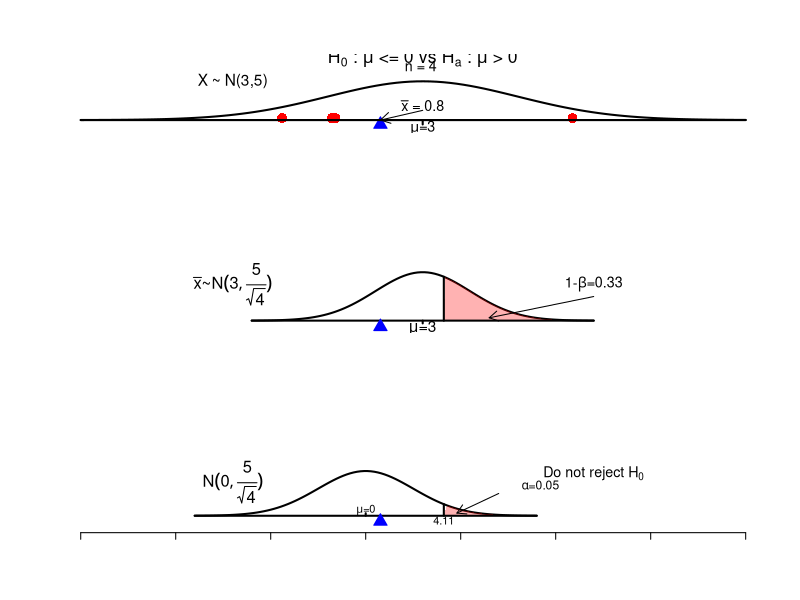

Write R code to recreate this figure. (Note: this script raises an error after producing the figure.)
#(1)#############################################################################
power_of_test1 = function(x_,mu_0 ,mu_1,n){
par(mfrow = c(3,1))
par(bg = "white", col.axis = "white", col.lab = "white",
    col.main = "white", col.sub = "white", xaxt = "n", yaxt = "n" , bty = "n")
sample = x_
sample_mean = round(sample, 1)

x = seq(-15, 20, length.out = 100)
y1 = dnorm(x, mu_1, 5)
plot(x, y1, type = "l", lwd = 2, xlim = c(-15, 20),ylim=c(-0.02,max(y1)+0.05))
stripchart(sample, add=TRUE,at=0.004,cex=2, pch=16,col="red")
stripchart(mean(sample), add=TRUE,at=-0.009,cex=2, pch=24,col="blue",bg="blue")
lines(x = c(-15, 20), y = c(0, 0), col = "black", lwd = 2)
arrows(3,0.02,mean(sample),0,length = 0.11)
segments(3, 0, 3, -0.009, lwd = 2)
text(3, -0.017, expression(mu * "=3"),cex=1.3)
text(-7, max(y1), "X ~ N(3,5)",cex=1.4)
text(3, 0.03, cex=1.3,substitute(paste(bar(x), " = ", mean),list(mean=round(mean(sample),1))))
text(3, max(y1)+0.047,expression(H[0]*" : "*mu*" <= "*0*" vs "*H[a]*" : "*mu*" > "*0*"\n"),cex=1.6)
text(3, max(y1)+0.032,expression("n = 4 "), cex=1.3)

x = seq(-6, 12, length.out = 100)
y2 = dnorm(x, 3, 5/sqrt(n))
alpha = qnorm(0.95, mean = 0, sd = 2.5)
plot(x, y2, type = "l", lwd = 2, xlim = c(-15, 20),ylim=c(-0.03,max(y2)+0.05))
polygon(c(alpha, x[x>=alpha], tail(x[x>=alpha], 1)), c(0, y2[x>=alpha], 0), col="#FF00004D", border=NA)
segments(alpha, 0, alpha,dnorm(alpha, 3, 5/sqrt(n)),col="black", lwd = 2)
lines(x = c(-6, 12), y = c(0, 0), col = "black", lwd = 2)
segments(3, 0, 3, -0.009, lwd = 2)
text(3, -0.026, expression(mu * "=3"),cex=1.4)
text(-7, max(y2)-0.039, expression(bar(x)*"~" *N(3,frac(5,sqrt(4)))),cex=1.5)
stripchart(mean(sample), add=TRUE,at=-0.02,cex=2, pch=24,col="blue",bg="blue")
arrows(12, max(y2)-0.08,6.5,max(y2)-0.15,length=0.1)
text(12, max(y2)-0.039, expression("1-"*beta*"="*0.33), cex=1.3)


x = seq(-9, 9, length.out = 100)
y2 = dnorm(x, mu_0, 5/sqrt(n))
plot(x, y2, type = "l", lwd = 2, xaxt="s", xlim = c(-15, 20), ylim = c(-0.05, max(y2) + 0.05))
polygon(c(alpha, x[x>=alpha], tail(x[x>=alpha], 1)), c(0, y2[x>=alpha], 0), col="#FF00004D", border=NA)
segments(alpha, 0, alpha,dnorm(alpha, 0, 5/sqrt(n)),col="black", lwd = 2)
lines(x = c(-9, 9), y = c(0, 0), col = "black", lwd = 2)
text(alpha, -0.015, round(alpha,2) ,cex=1)
axis(side = 1, at = seq(-15, 20, by = 5),label = seq(-15, 20, by = 5))
text(0, 0.02, expression(mu * "=0"),cex=1)
segments(0, 0, 0, 0.009, lwd = 2)
text(-7, max(y2)-0.039, expression(N(0,frac(5,sqrt(4)))),cex=1.5)
stripchart(mean(sample), add=TRUE,at=-0.02,cex=2, pch=24,col="blue",bg="blue")
arrows(7, max(y2)-0.08,4.8,max(y2)-0.15,length=0.1)
text(12, max(y2)-0.01, expression("Do not reject "*H[0]), cex=1.3)
text(9.2, max(y2)-0.05, expression(alpha*"=0.05"), cex=1.1)}

##(2)############################################################################
power_of_test2 = function(x_,mu_0 ,mu_1 ,n){par(mfrow = c(3,1))
par(bg = "white", col.axis = "white", col.lab = "white", col.main = "white", 
    col.sub = "white", xaxt = "n", yaxt = "n" , bty = "n")

sample = rnorm(n2, 3, 5)
sample_mean = round(sample, 1)

x = seq(-15, 20, length.out = 100)
y1 = dnorm(x, 3, 5)
plot(x, y1, type = "l", lwd = 2, xlim = c(-15, 20),ylim=c(-0.02,max(y1)+0.05))
stripchart(sample, add=TRUE, at=0.004, cex=2, pch=16, col="red")
stripchart(mean(sample), add=TRUE,at=-0.009,cex=2, pch=24,col="blue",bg="blue")
lines(x = c(-15, 20), y = c(0, 0), col = "black", lwd = 2)
arrows(3,0.02,mean(sample),0,length = 0.11)
segments(3, 0, 3, -0.009, lwd = 2)
text(3, -0.017, expression(mu * "=3"),cex=1.3)
text(-7, max(y1), "X ~ N(3,5)",cex=1.4)
text(3, 0.03, cex=1.3,substitute(paste(bar(x), " = ", mean),list(mean=round(mean(sample),1))))
text(3, max(y1)+0.047,expression(H[0]*" : "*mu*" <= "*0*" vs "*H[a]*" : "*mu*" > "*0*"\n"),cex=1.6)
text(3, max(y1)+0.032,expression("n = 9 "), cex=1.3)



x = seq(-6, 9, length.out = 100)
y2 = dnorm(x, 3, 5/sqrt(n2))
alpha = qnorm(0.95, mean = 0, sd =5/sqrt(n2))
plot(x, y2, type = "l", lwd = 2, xlim = c(-15, 20),ylim=c(-0.03,max(y2)+0.05))
polygon(c(alpha, x[x>=alpha], tail(x[x>=alpha], 1)), c(0, y2[x>=alpha], 0), col="#FF00004D", border=NA)
segments(alpha, 0, alpha,dnorm(alpha, 3, 5/sqrt(n2)),col="black", lwd = 2)
lines(x = c(-6, 12), y = c(0, 0), col = "black", lwd = 2)
segments(3, 0, 3, -0.009, lwd = 2)
text(3, -0.026, expression(mu * "=3"),cex=1.4)
text(-7, max(y2)-0.039, expression(bar(x)*"~" *N(3,frac(5,sqrt(9)))),cex=1.5)
stripchart(mean(sample), add=TRUE,at=-0.02,cex=2, pch=24,col="blue",bg="blue")
arrows(10, max(y2)-0.08,5.1,max(y2)-0.2,length=0.1)
text(12, max(y2)-0.039, expression("1-"*beta*"="*0.56), cex=1.3)


x = seq(-6, 6, length.out = 100)
y2 = dnorm(x, 0, 5/sqrt(n2))
plot(x, y2, type = "l", lwd = 2, xaxt="s", xlim = c(-15, 20), ylim = c(-0.05, max(y2) + 0.05))
polygon(c(alpha, x[x>=alpha], tail(x[x>=alpha], 1)), c(0, y2[x>=alpha], 0), col="#FF00004D", border=NA)
segments(alpha, 0, alpha,dnorm(alpha, 0, 5/sqrt(n2)),col="black", lwd = 2)
lines(x = c(-9, 9), y = c(0, 0), col = "black", lwd = 2)
text(alpha, -0.03, round(alpha,2) ,cex=1)
axis(side = 1, at = seq(-15, 20, by = 5),label = seq(-15, 20, by = 5))
text(0, 0.02, expression(mu * "=0"),cex=1)
segments(0, 0, 0, 0.009, lwd = 2)
text(-7, max(y2)-0.039, expression(N(0,frac(5,sqrt(9)))),cex=1.5)
stripchart(mean(sample), add=TRUE,at=-0.02,cex=2, pch=24,col="blue",bg="blue")
arrows(7, max(y2)-0.15,3.1,max(y2)-0.23,length=0.1)
text(12, max(y2)-0.1, expression("Do not reject "*H[0]), cex=1.3)
text(9.2, max(y2)-0.13, expression(alpha*"=0.05"), cex=1.3)}

###(3)###########################################################################
power_of_test3 = function(x_,mu_0 ,mu_1,n){par(mfrow = c(3,1))
par(bg = "white", col.axis = "white", col.lab = "white", col.main = "white", 
    col.sub = "white", xaxt = "n", yaxt = "n" , bty = "n")

sample = rnorm(n3, 3, 5)
sample_mean = round(sample, 1)

x = seq(-15, 20, length.out = 100)
y1 = dnorm(x, 3, 5)
plot(x, y1, type = "l", lwd = 2, xlim = c(-15, 20),ylim=c(-0.02,max(y1)+0.05))
stripchart(sample, add=TRUE, at=0.004, cex=2, pch=16, col="red")
stripchart(mean(sample_mean), add=TRUE,at=-0.006,cex=1.5, pch=24,col="blue",bg="blue")
lines(x = c(-15, 20), y = c(0, 0), col = "black", lwd = 2)
arrows(3,0.02,mean(sample),0,length = 0.11)
segments(3, 0, 3, -0.009, lwd = 2)
text(3, -0.017, expression(mu * "=3"),cex=1.3)
text(-7, max(y1), "X ~ N(3,5)",cex=1.5)
text(3, 0.03, cex=1.7,substitute(paste(bar(x), " = ", mean),list(mean=round(mean(sample),1))))
text(3, max(y1)+0.047,expression(H[0]*" : "*mu*" <= "*0*" vs "*H[a]*" : "*mu*" > "*0*"\n"),cex=1.6)
text(3, max(y1)+0.032,expression("n = 25 "), cex=1.3)


x = seq(-6, 12, length.out = 100)
y2 = dnorm(x, 3, 5/sqrt(n3))
alpha = qnorm(0.95, mean = 0, sd =5/sqrt(n3))
plot(x, y2, type = "l", lwd = 2, xlim = c(-15, 20),ylim=c(-0.03,max(y2)+0.05))
polygon(c(alpha, x[x>=alpha], tail(x[x>=alpha], 1)), c(0, y2[x>=alpha], 0), col="#FF00004D", border=NA)
segments(alpha, 0, alpha,dnorm(alpha, 3, 5/sqrt(n3)),col="black", lwd = 2)
lines(x = c(-6, 12), y = c(0, 0), col = "black", lwd = 2)
segments(3, 0, 3, -0.009, lwd = 2)
text(3, -0.02999, expression(mu * "=3"),cex=1.4)
text(-7, max(y2)-0.039, expression(bar(x)*"~" *N(3,frac(5,sqrt(25)))),cex=1.5)
stripchart(mean(sample), add=TRUE,at=0,cex=1.7, pch=24,col="blue",bg="blue")
arrows(10, max(y2)-0.08,mean(sample_mean),max(y2)-0.3,length=0.1)
text(12, max(y2)-0.039, expression("1-"*beta*"="*0.91), cex=1.7)


x = seq(-9, 9, length.out = 100)
y2 = dnorm(x, 0, 5/sqrt(n3))
plot(x, y2, type = "l", lwd = 2, xaxt="s", xlim = c(-15, 20), ylim = c(-0.05, max(y2) + 0.05))
polygon(c(alpha, x[x>=alpha], tail(x[x>=alpha], 1)), c(0, y2[x>=alpha], 0), col="#FF00004D", border=NA)
segments(alpha, 0, alpha,dnorm(alpha, 0, 5/sqrt(n3)),col="black", lwd = 2)
lines(x = c(-9, 9), y = c(0, 0), col = "black", lwd = 2)
text(alpha, -0.03, round(alpha,2) ,cex=1)
axis(side = 1, at = seq(-15, 20, by = 5),label = seq(-15, 20, by = 5))
text(0, 0.02, expression(mu * "=0"),cex=1)
segments(0, 0, 0, 0.009, lwd = 2)
text(-7, max(y2)-0.039, expression(N(0,frac(5,sqrt(25)))),cex=1.5)
stripchart(mean(sample), add=TRUE,at=-0.016,cex=2, pch=24,col="blue",bg="blue")
arrows(7, max(y2)-0.22,1.9,max(y2)-0.38,length=0.1)
text(10.5, max(y2)-0.2, expression("Reject "*H[0]), cex=1.5)
text(10, max(y2)-0.25, expression(alpha*"=0.05"), cex=1.5)}
####(4)##########################################################################
power_of_test4 = function(x_,mu_0 ,mu_1,n){par(mfrow = c(3,1))
par(bg = "white", col.axis = "white", col.lab = "white", col.main = "white", 
    col.sub = "white", xaxt = "n", yaxt = "n" , bty = "n")
sample = rnorm(n4, 3, 5)
sample_mean = round(sample, 1)

x = seq(-15, 20, length.out = 100)
y1 = dnorm(x, 3, 5)
plot(x, y1, type = "l", lwd = 2, xlim = c(-15, 20),
     main="asdf",ylim=c(-0.02,max(y1)+0.05))
stripchart(sample, add=TRUE, at=0.004, cex=2, pch=16, col="red")
stripchart(mean(sample_mean), add=TRUE,at=-0.006,cex=1.5, pch=24,col="blue",bg="blue")
lines(x = c(-15, 20), y = c(0, 0), col = "black", lwd = 2)
arrows(3,0.02,mean(sample_mean),0,length = 0.11)
segments(3, 0, 3, -0.009, lwd = 2)
text(3, -0.017, expression(mu * "=3"),cex=1.3)
text(-7, max(y1), "X ~ N(3,5)",cex=1.5)
text(3, 0.03, cex=1.5,substitute(paste(bar(x), " = ", mean),list(mean=round(mean(sample),1))))
text(3, max(y1)+0.047,expression(H[0]*" : "*mu*" <= "*0*" vs "*H[a]*" : "*mu*" > "*0*"\n"),cex=1.6)
text(3, max(y1)+0.032,expression("n = 36 "), cex=1.3)

x = seq(0, 6, length.out = 100)
y2 = dnorm(x, 3, 5/sqrt(n4))
alpha = qnorm(0.95, mean = 0, sd =5/sqrt(n4))
plot(x, y2, type = "l", lwd = 2, xlim = c(-15, 20),ylim=c(-0.03,max(y2)+0.05))
polygon(c(alpha, x[x>=alpha], tail(x[x>=alpha], 1)), c(0, y2[x>=alpha], 0), col="#FF00004D", border=NA)
segments(alpha, 0, alpha,dnorm(alpha, 3, 5/sqrt(n4)),col="black", lwd = 2)
lines(x = c(-6, 12), y = c(0, 0), col = "black", lwd = 2)
segments(3, 0, 3, -0.009, lwd = 2)
text(3, -0.02999, expression(mu * "=3"),cex=1.4)
text(-7, max(y2)-0.039, expression(bar(x)*"~" *N(3,frac(5,sqrt(36)))),cex=1.4)
stripchart(mean(sample), add=TRUE,at=0.015,cex=1.7, pch=24,col="blue",bg="blue")
arrows(10, max(y2)-0.08,mean(sample_mean),max(y2)-0.3,length=0.1)
text(12, max(y2)-0.039, expression("1-"*beta*"="*0.91), cex=1.7)


x = seq(-9, 9, length.out = 100)
y2 = dnorm(x, 0, 5/sqrt(n4))
plot(x, y2, type = "l", lwd = 2, xaxt="s", xlim = c(-15, 20), ylim = c(-0.05, max(y2) + 0.05))
polygon(c(alpha, x[x>=alpha], tail(x[x>=alpha], 1)), c(0, y2[x>=alpha], 0), col="#FF00004D", border=NA)
segments(alpha, 0, alpha,dnorm(alpha, 0, 5/sqrt(n4)),col="black", lwd = 2)
lines(x = c(-9, 9), y = c(0, 0), col = "black", lwd = 2)
text(alpha, -0.03, round(alpha,2) ,cex=1)
axis(side = 1, at = seq(-15, 20, by = 5),label = seq(-15, 20, by = 5))
text(0, 0.02, expression(mu * "=0"),cex=1)
segments(0, 0, 0, 0.009, lwd = 2)
text(-7, max(y2)-0.039, expression(N(0,frac(5,sqrt(36)))),cex=1.4)
stripchart(mean(sample), add=TRUE,at=0.01,cex=2, pch=24,col="blue",bg="blue")
arrows(6, max(y2)-0.25,1.55,max(y2)-0.46,length=0.08)
text(7.7, max(y2)-0.2, expression("Reject "*H[0]), cex=1.5)
text(7.4, max(y2)-0.25, expression(alpha*"=0.05"), cex=1.5)}

#함수실행#############################################################################

set.seed(12)

power_of_test1(rnorm(4, 3, 5), 0, 3, 4)
power_of_test2(rnorm(9, 3, 5), 0, 3, 9)
power_of_test3(rnorm(25, 3, 5), 0, 3, 25)
power_of_test4(rnorm(36, 3, 5), 0, 3, 36)
